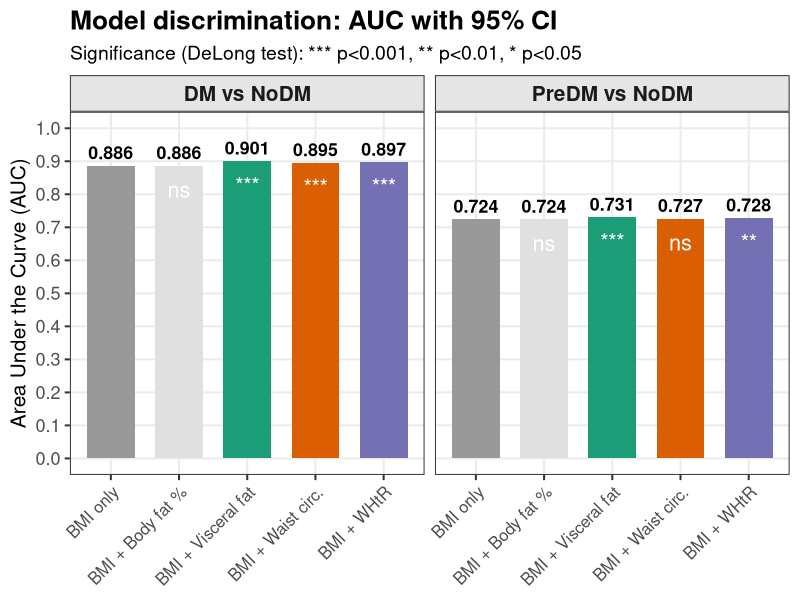
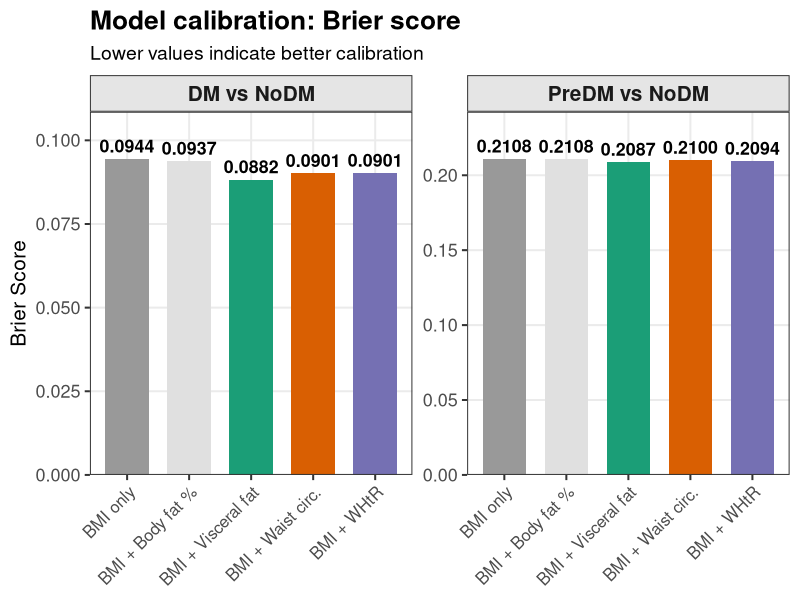
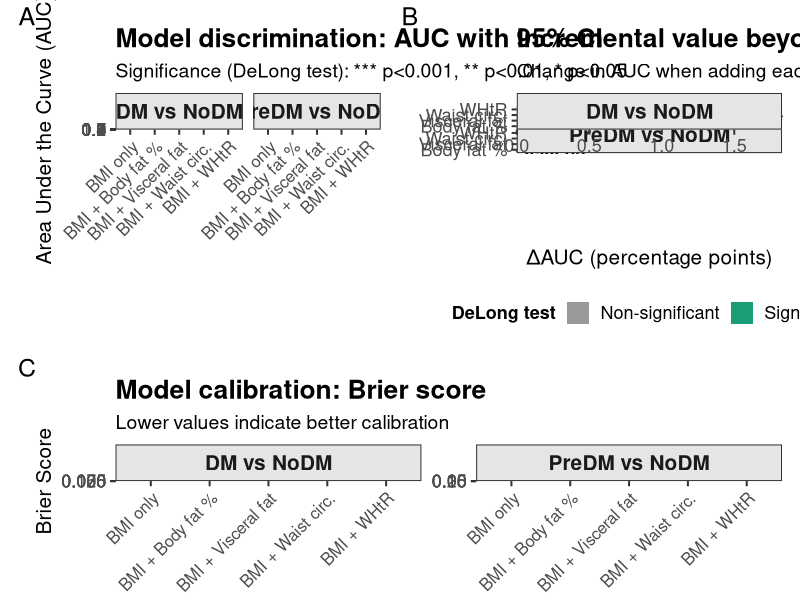
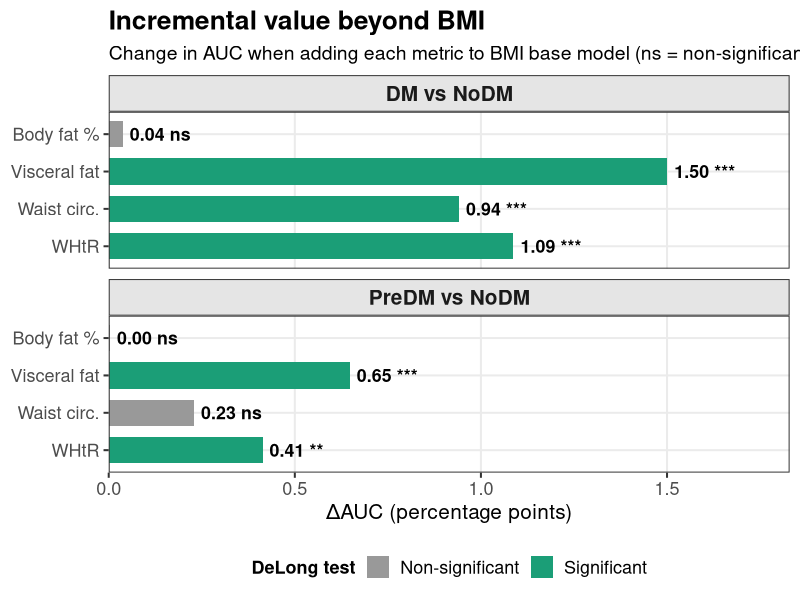

These figures' R source, in order: (Note: this script raises an error after producing the figures.)
rm(list = ls()); gc()

library(tidyverse)
library(ggplot2)
library(patchwork)

analysis_output_dir <- "/Users/jialiguo/jialiguo/NHANES Adiposity"

# Load AUC and Brier results
auc_results <- read_csv("complete cases/analysis/dbwse07_auc_results.csv")
brier_results <- read_csv("complete cases/analysis/dbwse07_calibration_brier.csv")

#------------------------------------------------------------------------------------
# Figure 1: AUC comparison (base vs incremental)
#------------------------------------------------------------------------------------

auc_plot_data <- auc_results %>%
  mutate(
    predictor_label = case_when(
      added_predictor == "bmi_only" ~ "BMI only",
      added_predictor == "fat_percentage" ~ "BMI + Body fat %",
      added_predictor == "visceral_fat" ~ "BMI + Visceral fat",
      added_predictor == "waistcircumference" ~ "BMI + Waist circ.",
      added_predictor == "WHtR" ~ "BMI + WHtR",
      TRUE ~ added_predictor
    ),
    predictor_label = factor(predictor_label, 
                              levels = c("BMI only", "BMI + Body fat %", 
                                         "BMI + Visceral fat", "BMI + Waist circ.", 
                                         "BMI + WHtR")),
    outcome_label = outcome,
    sig_label = case_when(
      is.na(p_delong) ~ "",
      p_delong < 0.001 ~ "***",
      p_delong < 0.01 ~ "**",
      p_delong < 0.05 ~ "*",
      TRUE ~ "ns"
    )
  )

p_auc <- ggplot(auc_plot_data, aes(x = predictor_label, y = AUC, fill = predictor_label)) +
  geom_col(width = 0.7) +
  geom_text(aes(label = sprintf("%.3f", AUC)), vjust = -0.5, size = 4.5, fontface = "bold") +
  geom_text(aes(label = sig_label), vjust = 2, size = 5.5, color = "white") +
  facet_wrap(~outcome_label, ncol = 2) +
  scale_fill_manual(values = c("BMI only" = "gray60",
                                "BMI + Body fat %" = "#E0E0E0",
                                "BMI + Visceral fat" = "#1B9E77",
                                "BMI + Waist circ." = "#D95F02",
                                "BMI + WHtR" = "#7570B3")) +
  scale_y_continuous(limits = c(0, 1), breaks = seq(0, 1, 0.1)) +
  labs(
    title = "Model discrimination: AUC with 95% CI",
    subtitle = "Significance (DeLong test): *** p<0.001, ** p<0.01, * p<0.05",
    x = NULL,
    y = "Area Under the Curve (AUC)"
  ) +
  theme_bw(base_size = 15) +
  theme(
    legend.position = "none",
    plot.title = element_text(face = "bold", size = 19),
    plot.subtitle = element_text(size = 14),
    axis.title = element_text(size = 15),
    axis.text.y = element_text(size = 13),
    strip.background = element_rect(fill = "gray90"),
    strip.text = element_text(face = "bold", size = 15),
    axis.text.x = element_text(size = 12, angle = 45, hjust = 1),
    panel.grid.minor = element_blank()
  )

#------------------------------------------------------------------------------------
# Figure 2: AUC improvement (delta AUC from base)
#------------------------------------------------------------------------------------

auc_delta_data <- auc_results %>%
  dplyr::filter(model_type == "incremental") %>%
  mutate(
    predictor_label = case_when(
      added_predictor == "fat_percentage" ~ "Body fat %",
      added_predictor == "visceral_fat" ~ "Visceral fat",
      added_predictor == "waistcircumference" ~ "Waist circ.",
      added_predictor == "WHtR" ~ "WHtR",
      TRUE ~ added_predictor
    ),
    predictor_label = factor(predictor_label, 
                              levels = c("WHtR", "Waist circ.", "Visceral fat", "Body fat %")),
    outcome_label = outcome,
    sig_label = case_when(
      p_delong < 0.001 ~ "***",
      p_delong < 0.01 ~ "**",
      p_delong < 0.05 ~ "*",
      TRUE ~ "ns"
    ),
    sig_color = ifelse(p_delong < 0.05, "Significant", "Non-significant")
  )

p_delta <- ggplot(auc_delta_data, aes(y = predictor_label, x = AUC_diff * 100,
                                       fill = sig_color)) +
  geom_col(width = 0.7) +
  geom_text(
    aes(label = paste0(sprintf("%.2f", AUC_diff * 100), " ", sig_label)),
    hjust = -0.12,
    size = 4.5,
    fontface = "bold"
  ) +
  facet_wrap(~outcome_label, ncol = 1) +
  scale_fill_manual(values = c("Significant" = "#1B9E77", "Non-significant" = "#999999")) +
  scale_x_continuous(expand = expansion(mult = c(0, 0.22))) +
  labs(
    title = "Incremental value beyond BMI",
    subtitle = "Change in AUC when adding each metric to BMI base model (ns = non-significant)",
    x = "ΔAUC (percentage points)",
    y = NULL,
    fill = "DeLong test"
  ) +
  theme_bw(base_size = 15) +
  theme(
    legend.position = "bottom",
    plot.title = element_text(face = "bold", size = 19),
    plot.subtitle = element_text(size = 14),
    axis.title = element_text(size = 15),
    axis.text = element_text(size = 13),
    legend.title = element_text(face = "bold", size = 13),
    legend.text = element_text(size = 13),
    strip.background = element_rect(fill = "gray90"),
    strip.text = element_text(face = "bold", size = 15),
    panel.grid.minor = element_blank()
  )

#------------------------------------------------------------------------------------
# Figure 3: Brier scores (calibration)
#------------------------------------------------------------------------------------

brier_plot_data <- brier_results %>%
  mutate(
    predictor_label = case_when(
      added_predictor == "bmi_only" ~ "BMI only",
      added_predictor == "fat_percentage" ~ "BMI + Body fat %",
      added_predictor == "visceral_fat" ~ "BMI + Visceral fat",
      added_predictor == "waistcircumference" ~ "BMI + Waist circ.",
      added_predictor == "WHtR" ~ "BMI + WHtR",
      TRUE ~ added_predictor
    ),
    predictor_label = factor(predictor_label, 
                              levels = c("BMI only", "BMI + Body fat %", 
                                         "BMI + Visceral fat", "BMI + Waist circ.", 
                                         "BMI + WHtR")),
    outcome_label = outcome
  )

p_brier <- ggplot(brier_plot_data, aes(x = predictor_label, y = Brier, fill = predictor_label)) +
  geom_col(width = 0.7) +
  geom_text(aes(label = sprintf("%.4f", Brier)), vjust = -0.5, size = 4.5, fontface = "bold") +
  facet_wrap(~outcome_label, ncol = 2, scales = "free_y") +
  scale_fill_manual(values = c("BMI only" = "gray60",
                                "BMI + Body fat %" = "#E0E0E0",
                                "BMI + Visceral fat" = "#1B9E77",
                                "BMI + Waist circ." = "#D95F02",
                                "BMI + WHtR" = "#7570B3")) +
  scale_y_continuous(expand = expansion(mult = c(0, 0.15))) +
  labs(
    title = "Model calibration: Brier score",
    subtitle = "Lower values indicate better calibration",
    x = NULL,
    y = "Brier Score"
  ) +
  theme_bw(base_size = 15) +
  theme(
    legend.position = "none",
    plot.title = element_text(face = "bold", size = 19),
    plot.subtitle = element_text(size = 14),
    axis.title = element_text(size = 15),
    axis.text.y = element_text(size = 13),
    strip.background = element_rect(fill = "gray90"),
    strip.text = element_text(face = "bold", size = 15),
    axis.text.x = element_text(size = 12, angle = 45, hjust = 1),
    panel.grid.minor = element_blank()
  )

#------------------------------------------------------------------------------------
# Combined plot
#------------------------------------------------------------------------------------

p_combined <- (p_auc | p_delta) / p_brier + 
  plot_annotation(tag_levels = 'A',
                  theme = theme(plot.tag = element_text(face = "bold", size = 20)))

# Save figures
# ggsave(paste0(path_nhanes_dmbf_folder, "/figures/complete cases/incremental_value_auc.png"),
#        plot = p_auc, width = 10, height = 6, units = "in", dpi = 300)
# 
# ggsave(paste0(path_nhanes_dmbf_folder, "/figures/complete cases/incremental_value_delta_auc.png"),
#        plot = p_delta, width = 7, height = 6, units = "in", dpi = 300)
# 
# ggsave(paste0(path_nhanes_dmbf_folder, "/figures/complete cases/incremental_value_brier.png"),
#        plot = p_brier, width = 10, height = 5, units = "in", dpi = 300)
# 
# ggsave(paste0(path_nhanes_dmbf_folder, "/figures/complete cases/incremental_value_combined.png"),
#        plot = p_combined, width = 14, height = 10, units = "in", dpi = 300)

ggsave(
  file.path(analysis_output_dir, "figures", "incremental_value_combined.png"),
  plot = p_combined,
  width = 18,
  height = 13,
  units = "in",
  dpi = 300
)
